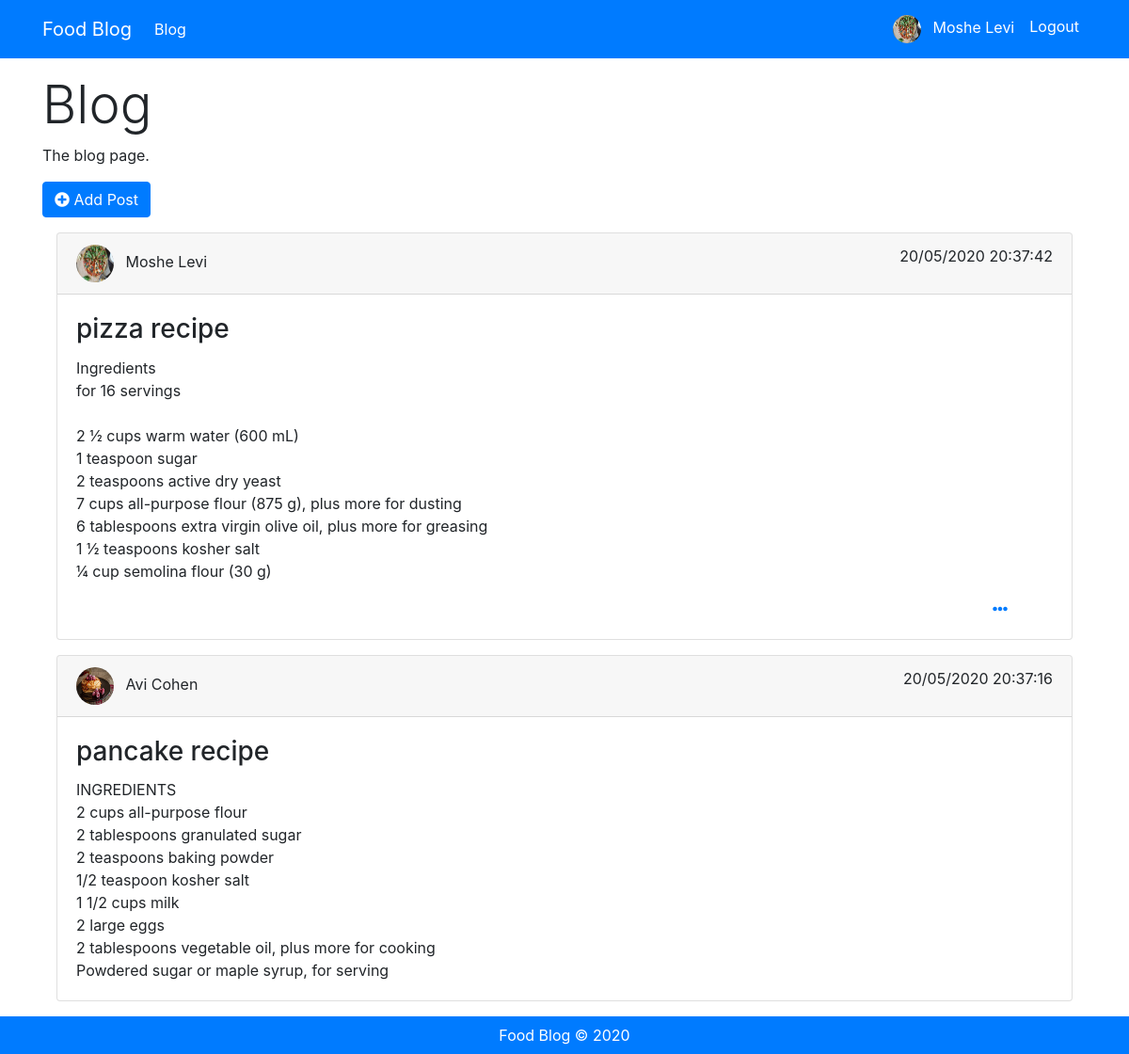
The page /food-blog/blog.php (signed in) on the database its author committed.
### tables this page shows
CREATE TABLE `posts` (
  `id` int(11) NOT NULL,
  `user_id` int(11) NOT NULL,
  `title` varchar(255) NOT NULL,
  `article` text NOT NULL,
  `date` datetime NOT NULL
);

CREATE TABLE `users_profile` (
  `id` int(11) NOT NULL,
  `user_id` int(11) NOT NULL,
  `profile_image` varchar(255) NOT NULL
);

CREATE TABLE `users` (
  `id` int(11) NOT NULL,
  `name` varchar(255) NOT NULL,
  `email` varchar(255) NOT NULL,
  `password` varchar(255) NOT NULL
);

### food-blog/app/helpers.php (called while the page is built, shortened)
<?php
if (!function_exists('user_auth')) {
  function user_auth()
  {
    $auth = false;
    if (isset($_SESSION['user_id'])) {
      if (isset($_SESSION['user_ip']) && $_SESSION['user_ip'] == $_SERVER['REMOTE_ADDR']) {
        if (
          isset($_SESSION['user_agent']) &&
          $_SESSION['user_agent'] == $_SERVER['HTTP_USER_AGENT']
        ) {
          $auth = true;
        }
      }
    }
    return $auth;
  }
}

### food-blog/blog.php (the view, shortened to what this page needs)
<?php
require_once 'app/helpers.php';
$link = mysqli_connect(MYSQL_HOST, MYSQL_USER, MYSQL_PWD, MYSQL_DB);
mysqli_query($link, "SET NAMES utf8");
$sql = "SELECT u.name,up.profile_image,p.*,DATE_FORMAT(p.date, '%d/%m/%Y %H:%i:%s') pdate FROM posts p
JOIN users u ON u.id = p.user_id
JOIN users_profile up ON u.id = up.user_id
ORDER BY p.date DESC";
$result = mysqli_query($link, $sql);
?>
<?php include 'tpl/header.php'; ?>
<main class="min-height-900">
    <div class="container">
        <section id="header-content">
            <div class="row">
                <div class="col-12 mt-3">
                    <h1 class="display-4">Blog</h1>
                    <p>The blog page.</p>
                    <p>
                        <?php if (user_auth()) : ?>
                        <a class="btn btn-primary" href="add_post.php">
                            <i class="fas fa-plus-circle"></i>
                            Add Post
                        </a>
                        <?php else : ?>
                        <a href="signup.php">Create your account and start</a>
                        <?php endif; ?>
                    </p>
                </div>
            </div>
        </section>
        <?php if ($result && mysqli_num_rows($result) > 0) : ?>
        <section id="main-content">
            <div class="post">
                <?php while ($post = mysqli_fetch_assoc($result)) : ?>
                <div class="col-12 mb-3">
                    <div class="card">
                        <div class="card-header">
                            <img class="rounded-circle mr-2" width="40" height="40"
                                src="images/<?= $post['profile_image'] ?>" alt="">
                            <span><?= $post['name']; ?></span>
                            <span class="float-right"><?= $post['pdate']; ?></span>
                        </div>
                        <div class="card-body">
                            <h3 class="card-title"><?= $post['title']; ?></h3>
                            <p class="card-text">
                                <?= str_replace("\n", '<br>', $post['article']); ?>
                            </p>
                            <?php if (isset($_SESSION['user_id']) && $_SESSION['user_id'] == $post['user_id']) : ?>
                            <div class="float-right mr-5">
                                <div class="dropdown">
                                    <a class="dropdown-toggle-no-arrow dropdown-toggle text-decoration-none" href="#"
                                        id="dropdownMenuLink" data-toggle="dropdown" aria-haspopup="true"
                                        aria-expanded="false">
                                        <i class="fas fa-ellipsis-h"></i>
                                    </a>
                                </div>
                            </div>
                            <?php endif; ?>
                        </div>
                    </div>
                </div>
                <?php endwhile; ?>
            </div>
        </section>
        <?php endif; ?>
    </div>
</main>
<?php include 'tpl/footer.php'; ?>

### food-blog/css/style.css (style rules this page uses)
.min-height-900 { min-height: 900px; }
.dropdown-toggle-no-arrow::after { display: none; }

### rows shown on the page
posts: users_profile.profile_image (picture), user.name "Moshe Levi", pdate "20/05/2020 20:37:42", title "pizza recipe", article "Ingredients for 16 servings 2 ½ cups warm water (600 mL) 1 teaspoon sugar 2 teaspoons active dry yeast 7 cups all-purpose flour (875 g), plus more for dusting 6 tablespoons extra virgin olive oil, plus more for greasing 1 ½ teaspoons kosher salt ¼ cup semolina flour (30 g)"
posts: users_profile.profile_image (picture), user.name "Avi Cohen", pdate "20/05/2020 20:37:16", title "pancake recipe", article "INGREDIENTS 2 cups all-purpose flour 2 tablespoons granulated sugar 2 teaspoons baking powder 1/2 teaspoon kosher salt 1 1/2 cups milk 2 large eggs 2 tablespoons vegetable oil, plus more for cooking Powdered sugar or maple syrup, for serving"

### other values the page prints
$_SESSION['user_name'] "Moshe Levi"
